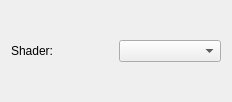
<?xml version="1.0" encoding="UTF-8"?>
<ui version="4.0">
 <class>MaterialComponentView</class>
 <widget class="QWidget" name="MaterialComponentView">
  <property name="geometry">
   <rect>
    <x>0</x>
    <y>0</y>
    <width>232</width>
    <height>102</height>
   </rect>
  </property>
  <property name="windowTitle">
   <string>MaterialComponentView</string>
  </property>
  <layout class="QGridLayout" name="gridLayout">
   <item row="0" column="0">
    <widget class="QLabel" name="label">
     <property name="text">
      <string>Shader: </string>
     </property>
    </widget>
   </item>
   <item row="0" column="1">
    <widget class="QComboBox" name="shader"/>
   </item>
   <item row="1" column="0" colspan="2">
    <layout class="QVBoxLayout" name="settings"/>
   </item>
  </layout>
 </widget>
 <resources/>
 <connections/>
</ui>
